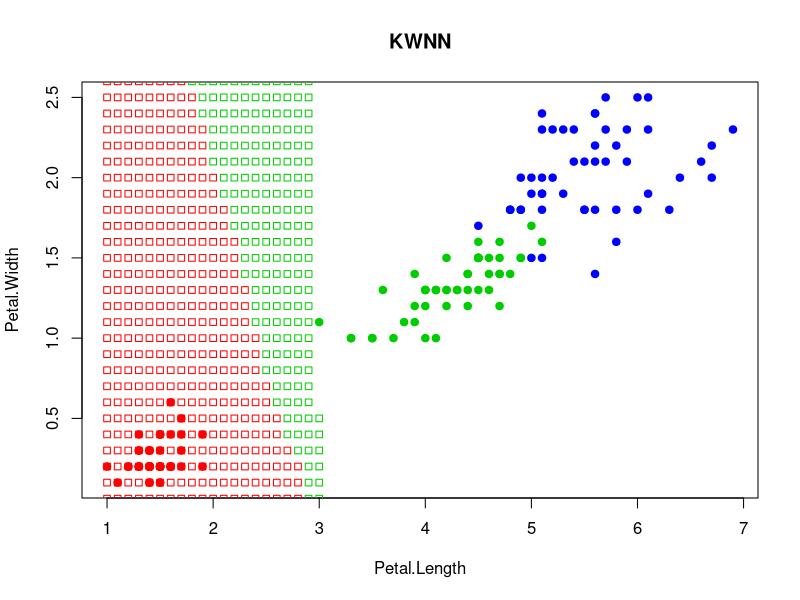

Reproduce this figure in R. (Note: a time limit stopped this script after it produced the figure.)
euclDistance = function(u,v){
  sqrt(sum((u-v)^2))
}
sortObjectsByDist = function(xl,z, metricFunction = euclDistance){
  l = dim(xl)[1]
  n = dim(xl)[2] - 1
  
  distances = matrix(NA, l, 2)
  
  for(i in 1:l){
    distances[i, ] = c(i, metricFunction(xl[i, 1:n], z))
  }
  orderedXl = xl[order(distances[, 2]), ]
  return (orderedXl)
}

kWNN = function(xl,z,k,q){
  orderedXl = sortObjectsByDist(xl, z)
  n = dim(orderedXl)[2] - 1
  classes = orderedXl[1:k, n+1]
  counts = table(classes)
  counts[1:length(counts)] = 0
  
  for (i in 1:k) {
    counts[classes[i]] <- counts[classes[i]] + q^i
  }
  class = names(which.max(counts))
  return (class)
}


colors = c("setosa" = "red", "versicolor" = "green3", "virginica" = "blue")
plot(iris[, 3:4], pch = 21, bg = colors[iris$Species],
     col = colors[iris$Species], main="KWNN")

x = 1;
y = 0;
xl = iris[,3:5];
while (x < 7) {
  while(y < 2.8) {
    z = c(x, y)
    class = kWNN(xl, z, k=6, q=0.7)
    points(z[1], z[2], pch = 22, col = colors[class])
    y = y + 0.1
  }
  y = 0
  x = x + 0.1
}
